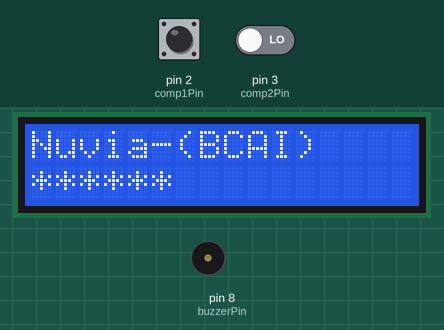
Recording of a sketch running on a simulated Arduino Uno, built with avr-gcc and run on an emulated ATmega328P. Shown: 16×2 character LCD, buzzer (waves = sounding, pin HIGH). Inputs (shaded band) come from the test bench; at power-on: pin 2 (comp1Pin) LOW, pin 3 (comp2Pin) LOW. What the sketch prints to the serial monitor is not drawn.

Above: at 1.2 s.
1.3 s: pin 2 (comp1Pin) driven HIGH
At 1.47 s:
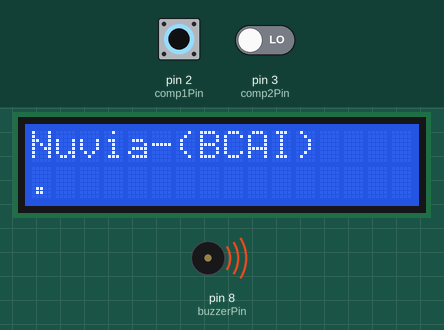
3.7 s: pin 3 (comp2Pin) driven HIGH
5.2 s: pin 3 (comp2Pin) driven LOW
At 8.1 s:
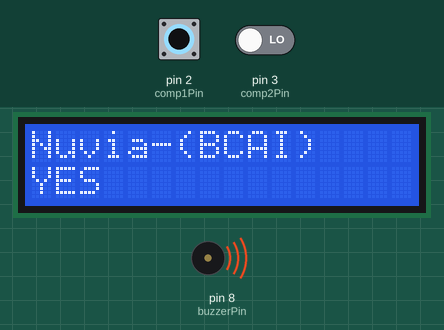
8.2 s: pin 2 (comp1Pin) driven LOW
9.7 s: pin 2 (comp1Pin) driven HIGH
At 9.86 s:
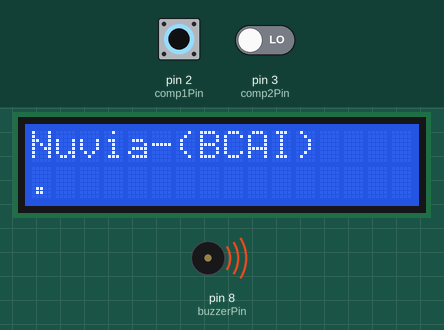
12.7 s: pin 2 (comp1Pin) pulsed LOW 2 times (0.12 s each, 0.3 s apart)
Timing chart, 0 to 15.7 s (numbered marks = the images above; inputs shaded):
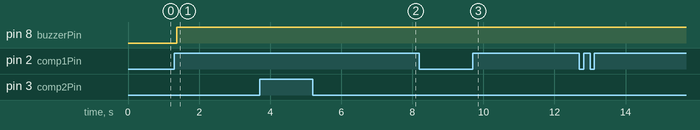

Measured:
- after the input at 1.3 s, pin 8 (buzzerPin): LOW → HIGH after 0.08 s; the display: changes at once (image 1)
- after the input at 5.2 s, the display: first changes at once (image 2 shows a later state)
- after the input at 9.7 s, the display: changes at once (image 3)

The sketch:

bacaivalueonly.ino
```cpp
#include <Wire.h>
#include <LiquidCrystal_I2C.h>
#include <SoftwareSerial.h>

// ===============================
// LCD
// ===============================
LiquidCrystal_I2C lcd(0x27, 16, 2);

// ===============================
// HC-05
// Arduino/ATmega328P D10 = RX  (not used)
// Arduino/ATmega328P D11 = TX  → HC-05 RXD
// ===============================
SoftwareSerial HC05(10, 11);

// ===============================
// Pin assignments
// ===============================
const int comp1Pin = 2;   // Upper threshold comparator
const int comp2Pin = 3;   // Lower threshold comparator
const int buzzerPin = 8;  // Buzzer

// ===============================
// Timing variables
// ===============================
unsigned long startTime = 0;
unsigned long duration = 0;
bool measuring = false;

// ===============================
// Breath pattern
// ===============================
char breathPattern[3];
int breathCount = 0;

String lastWord = "******";

// ===============================
// Idle timeout
// ===============================
unsigned long lastUpdateTime = 0;
const unsigned long idleTimeout = 5000;


// =====================================================
// Interpret the 3-breath Morse-like pattern
// =====================================================
String interpretPattern()
{
  String pattern = "";

  for (int i = 0; i < 3; i++)
  {
    pattern += breathPattern[i];
  }

  if (pattern == ".-.")
    return "FOOD";

  else if (pattern == ".--")
    return "WATER";

  else if (pattern == "---")
    return "EMERGENCY";

  else if (pattern == "-.-")
    return "TOILET";

  else if (pattern == "--.")
    return "MEDICINE";

  else if (pattern == "...")
    return "YES";

  else if (pattern == "-..")
    return "NO";

  else
    return "******";
}


// =====================================================
// Update LCD
// =====================================================
void updateLCD(String line2)
{
  lcd.clear();

  lcd.setCursor(0, 0);
  lcd.print("Nuvia-(BCAI)");

  lcd.setCursor(0, 1);
  lcd.print(line2);
}


// =====================================================
// Setup
// =====================================================
void setup()
{
  // Debug serial
  Serial.begin(9600);

  // HC-05 serial
  HC05.begin(9600);

  // Comparator inputs
  pinMode(comp1Pin, INPUT);
  pinMode(comp2Pin, INPUT);

  // Buzzer
  pinMode(buzzerPin, OUTPUT);
  digitalWrite(buzzerPin, LOW);

  // LCD
  lcd.init();
  lcd.backlight();

  updateLCD(lastWord);

  Serial.println("Nuvia started...");
}


// =====================================================
// Main loop
// =====================================================
void loop()
{
  int comp1 = digitalRead(comp1Pin);
  int comp2 = digitalRead(comp2Pin);


  // ===================================================
  // Start measuring when comparator 1 goes HIGH
  // ===================================================
  if (comp1 == HIGH && !measuring)
  {
    measuring = true;
    startTime = millis();
  }


  // ===================================================
  // Stop measuring when comparator 2 goes LOW
  // ===================================================
  if (measuring && comp2 == LOW)
  {
    duration = millis() - startTime;
    measuring = false;

    char breathType;

    // Short breath
    if (duration < 1000)
    {
      breathType = '.';

      Serial.println("Short breath (.)");
    }

    // Long breath
    else
    {
      breathType = '-';

      Serial.println("Long breath (-)");
    }


    // =================================================
    // Store breath pattern
    // =================================================
    breathPattern[breathCount] = breathType;
    breathCount++;


    // =================================================
    // Show partial pattern on LCD
    // =================================================
    String partialPattern = "";

    for (int i = 0; i < breathCount; i++)
    {
      partialPattern += breathPattern[i];
    }

    updateLCD(partialPattern);


    // =================================================
    // Three breaths completed
    // =================================================
    if (breathCount == 3)
    {
      String word = interpretPattern();

      Serial.print("Recognized: ");
      Serial.println(word);


      // ===============================================
      // Valid command
      // ===============================================
      if (word != "******")
      {
        lastWord = word;

        updateLCD(lastWord);

        lastUpdateTime = millis();

        // Buzzer
        digitalWrite(buzzerPin, HIGH);


        // =============================================
        // TRANSMIT THROUGH HC-05
        // =============================================
        HC05.println(word);

        Serial.print("Bluetooth TX: ");
        Serial.println(word);
      }


      // ===============================================
      // Invalid command
      // ===============================================
      else
      {
        digitalWrite(buzzerPin, LOW);

        updateLCD("******");
      }


      // Reset for next 3-breath pattern
      breathCount = 0;
    }
  }


  // ===================================================
  // Idle timeout
  // ===================================================
  if (millis() - lastUpdateTime > idleTimeout &&
      lastWord != "******")
  {
    lastWord = "******";

    updateLCD(lastWord);

    digitalWrite(buzzerPin, LOW);
  }


  delay(1);
}
```
